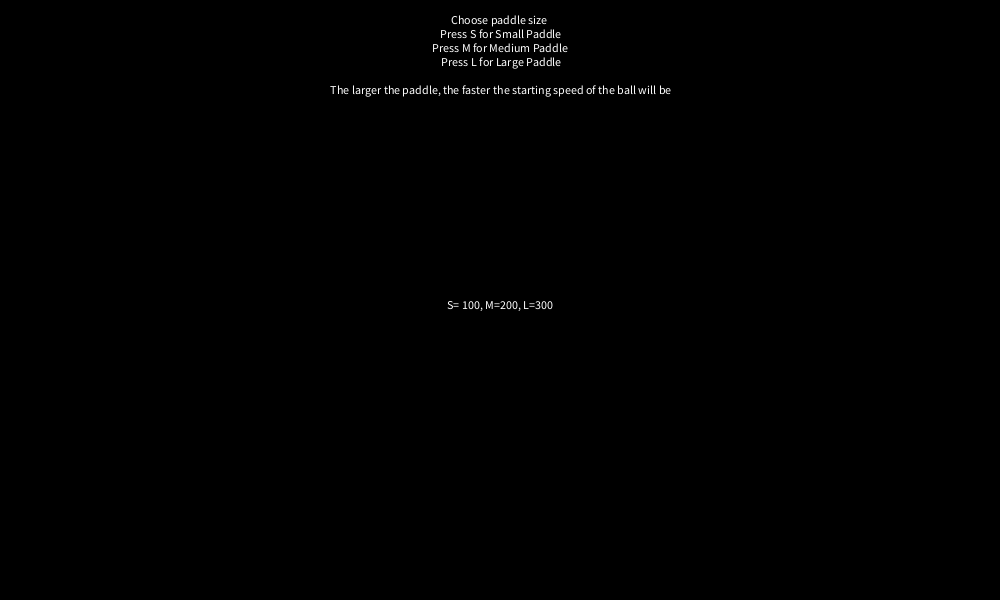
Frame 1 (no input)
Frame 60 (the mouse pressed at the canvas centre just before this capture): identical to frame 1, image omitted
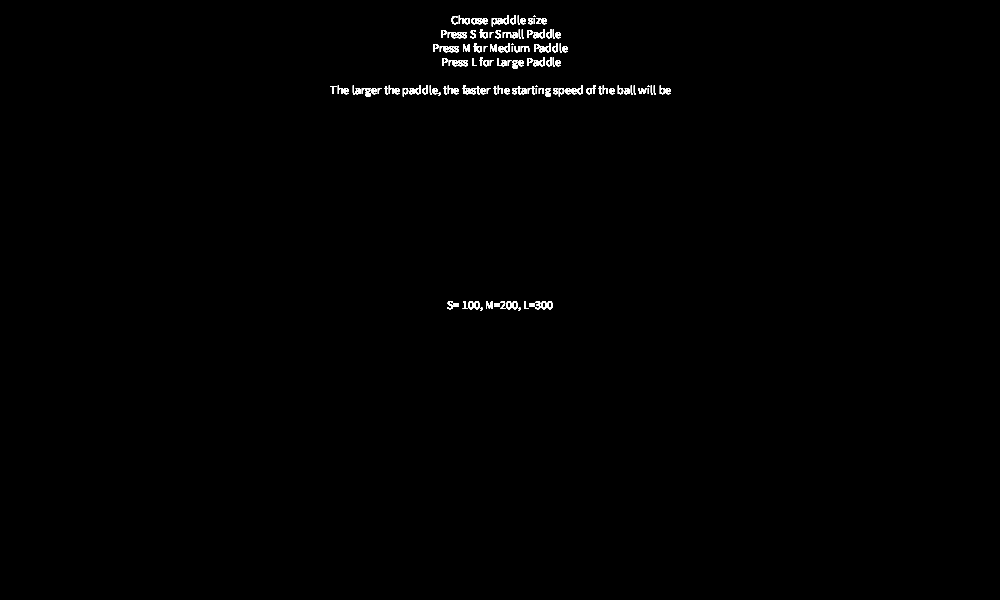
Frame 120 (the mouse held since frame 60 and released just before this capture)

The Processing sketch that drew these frames (run headless with seeded random() and noise(); from frame 60 on, the mouse is pressed at the canvas centre):

// Processing sketch: Racquetball_Morazara
// ── Racquetball_Morazara.pde
int paddlex, paddley, paddleWidth, paddleHeight, paddleWidthFactor,
  ballx, bally, ballDiameter, speedx, speedy,
  score;
  
boolean paddleBall, verticalTouch, horizontalTouch, gameOver, gameStart= false, gameOn,
        smallPaddle, mediumPaddle, largePaddle;

void setup() {

  size (1000, 600);
    
}

void draw() {
  if (!mousePressed && !gameOver) {background (0);}

  if (gameOver) {
    textAlign(CENTER);
    text("Game Over. Press any key to START", width/2, height/2);}
    
    else {
      
      if (!gameStart) { 
        textAlign(CENTER, TOP);
        text("Choose paddle size \n Press S for Small Paddle" +
        "\n Press M for Medium Paddle \n Press L for Large Paddle"+
        "\n \n The larger the paddle, the faster the starting speed of the ball will be",
        width/2, height/40);
        text("S= 100, M=200, L=300", width/2, height/2);
        }
        else {
          
          gameOn=true;
          
          // Make the whole paddle stay in the window
          rectMode (CENTER);
          if (mouseX < paddleWidth/2) {paddlex= paddleWidth/2;} 
            else if (width - paddleWidth/2 < mouseX ) {paddlex= width - paddleWidth/2;} 
              else {paddlex= mouseX;}   
          // Draw paddle
          fill(255);
          rect(paddlex, paddley, paddleWidth, paddleHeight);
      
      
          // Pong Ball
          fill ((int)random(255), (int)random(255), (int)random(255));
          ellipse(ballx, bally, ballDiameter, ballDiameter);
      
          // When ball touches paddle
          paddleBall= (paddlex - paddleWidth/2 <= ballx) && (ballx <= paddlex + paddleWidth/2)
            && (abs(paddley - paddleHeight/2 - bally - ballDiameter/2) < speedy );
          // When ball touches the sides
          verticalTouch= (ballx <= ballDiameter/2) || (width - ballDiameter/2 <= ballx);
          // When ball touches the top or the paddle
          horizontalTouch= (bally <= ballDiameter/2) || paddleBall;
      
          // Keep track of score and speed increase
          if (paddleBall) {
            score+= 1;
            speedx= speedx + speedx / abs(speedx);
            speedy= speedy + speedy / abs(speedy);
          }
      
          // Display Score
          textSize (width/40);
          textAlign (LEFT, TOP);
          fill (255);
          text("Score= "+ score, 14*width/16, height/20);
      
          // Make ball bounce
          if (verticalTouch) {speedx= -speedx;} 
            else if (horizontalTouch) {speedy= -speedy;}
            
          // Make ball move
          ballx+= speedx;
          bally+= speedy;
          
          // Game Over when ball crosses the bottom edge of the window (To stop the play)
          if (bally> height) {gameOver= true; gameStart= false; gameOn= false;}
      }
  }
}

void keyPressed () {
  if (gameOver) {
    // To start over
    gameOver= false;   
    gameOn= false;}
    
    else{
      smallPaddle= (key== 'S') || (key== 's');
      mediumPaddle= (key== 'M') || (key== 'm');
      largePaddle= (key== 'L') || (key== 'l');
      gameStart= smallPaddle || mediumPaddle || largePaddle;
      
      if (smallPaddle) {paddleWidthFactor= 1;}
        else if (mediumPaddle) {paddleWidthFactor= 2;}
          else if (largePaddle) {paddleWidthFactor= 3;}
        
     
     if (!gameOver && gameStart && !gameOn) {
       
        paddleWidth= paddleWidthFactor*100;
        
        // Initiate Speed
        speedx= (int)pow(paddleWidthFactor, 2); // Horizontal speed
        speedy= (int)pow(paddleWidthFactor, 2); // Vertical speed
            
            
        // Initialize Score to 0
        score= 0; 
         
        // Initiate paddle position and height
        paddley= height - 40;
        paddleHeight= 20;
      
        // Initiate circle diameter
        ballDiameter= 26;
      
        // Initial random x coordinate for the ball
        ballx= (int) random(width/4, 3*width/4);
        // Initiate y coordinate for the ball to appear from the top of the window
        bally= 1 + ballDiameter/2;
      
        // To make ball go down randomly left or right
        if ((int)random(0, 200) % 2==0) {speedx= -speedx;}
     }
   }
}
